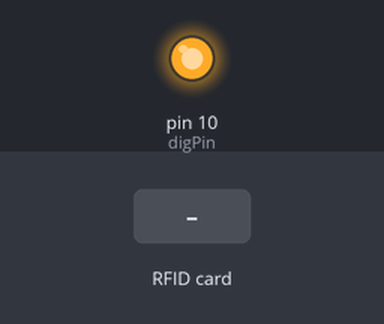
The sketch below on a simulated Arduino Uno, built with avr-gcc and run on an emulated ATmega328P. Shown: output pins drawn as LEDs (lit = HIGH). The inputs (shaded band) are chosen by the test bench. What the sketch prints to the serial monitor is not drawn.

Above: at 1.2 s.
1.3 s: RFID card 96 29 E0 A0 held to the reader
At 2.5 s:
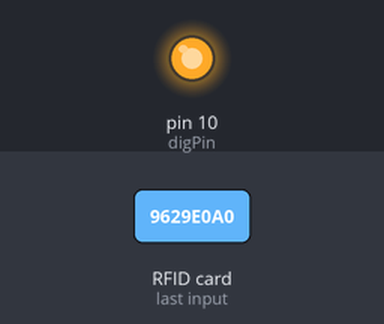
2.8 s: RFID card 46 EC D9 A0 held to the reader
At 3.9 s:
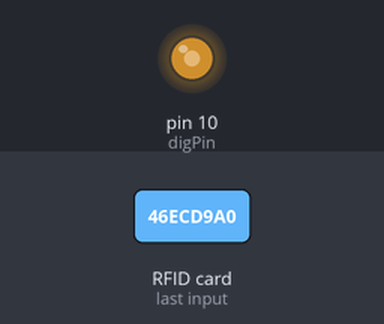
4.3 s: RFID card 6C 70 8C 2B held to the reader
At 5.2 s:
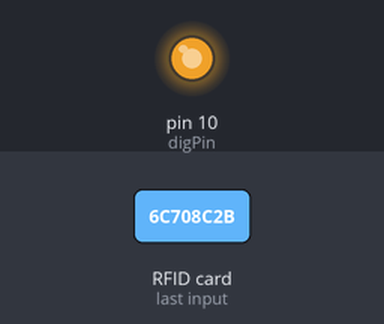
Timing chart, 0 to 7.3 s (numbered marks = the images above; inputs shaded):
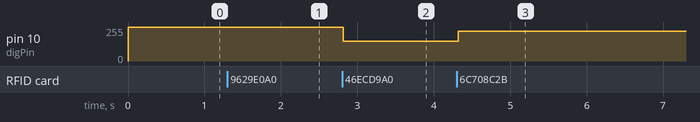

The sketch:

Send_signal_RFID.ino
```cpp
#include <SPI.h>
#include <MFRC522.h>

#define RST_PIN  9    //Pin 9 para el reset del RC522
#define SS_PIN  5   //Pin 10 para el SS (SDA) del RC522 cambio por el 10
MFRC522 mfrc522(SS_PIN, RST_PIN); ///Creamos el objeto para el RC522

int digPin = 10; // pin digital 10


void setup() {
  Serial.begin(9600); //Iniciamos La comunicacion serial
  SPI.begin();        //Iniciamos el Bus SPI
  mfrc522.PCD_Init(); // Iniciamos el MFRC522
  Serial.println("Control de acceso:");

}

//96 29 E0 A0 Llaverito   10%
//46 EC D9 A0 Llaverito   20%

//6C 70 8C 2B Card        30%
//B2 3A D5 BD Card        40%

byte Numero_RFID[4]; //almacenará el código del Tag leído
byte Tarjeta1[4]= {0x96, 0x29, 0xE0, 0xA0} ; //código de tarjeta 1
byte Tarjeta2[4]= {0x46, 0xEC, 0xD9, 0xA0} ; //código de tarjeta 2
byte Tarjeta3[4]= {0x6C, 0x70, 0x8C, 0x2B} ; //código de tarjeta 3
byte Tarjeta4[4]= {0xB2, 0x3A, 0xD5, 0xBD} ; //código de tarjeta 4
void loop() {
  // Revisamos si hay nuevas tarjetas  presentes
  if ( mfrc522.PICC_IsNewCardPresent())
        {
      //Seleccionamos una tarjeta
            if ( mfrc522.PICC_ReadCardSerial())
            {
                  // Enviamos serialemente su UID
                  Serial.print(F("Card UID:"));
                  for (byte i = 0; i < mfrc522.uid.size; i++) {
                          Serial.print(mfrc522.uid.uidByte[i] < 0x10 ? " 0" : " ");
                          Serial.print(mfrc522.uid.uidByte[i], HEX);
                          Numero_RFID[i]=mfrc522.uid.uidByte[i];
                  }
                  Serial.print("     ");
                  /*
Tabla de entradas
0 - > 1500
150 -> 1200
222 -> 1777
254 -> 2040
*/
                  //comparamos los UID para determinar si es uno de nuestros usuarios
                       if(compareArray(Numero_RFID,Tarjeta1))
                    analogWrite(digPin,254);
                  else if(compareArray(Numero_RFID,Tarjeta2))
                    analogWrite(digPin,150);
                  else if(compareArray(Numero_RFID,Tarjeta3))
                    analogWrite(digPin,222);
                  else if(compareArray(Numero_RFID,Tarjeta4))
                    analogWrite(digPin,0);
                  else
                    Serial.println("Acceso denegado...");
                  // Terminamos la lectura de la tarjeta tarjeta  actual
                  mfrc522.PICC_HaltA();
            }
  }

}

//Función para comparar dos vectores
 boolean compareArray(byte array1[],byte array2[])
{
  if(array1[0] != array2[0])return(false);
  if(array1[1] != array2[1])return(false);
  if(array1[2] != array2[2])return(false);
  if(array1[3] != array2[3])return(false);
  return(true);
}
```

Measured:
- after the input at 1.3 s, pin 10 (digPin): 255/255 → 254/255 at once
- after the input at 2.8 s, pin 10 (digPin): 254/255 → 150/255 at once
- after the input at 4.3 s, pin 10 (digPin): 150/255 → 222/255 at once
